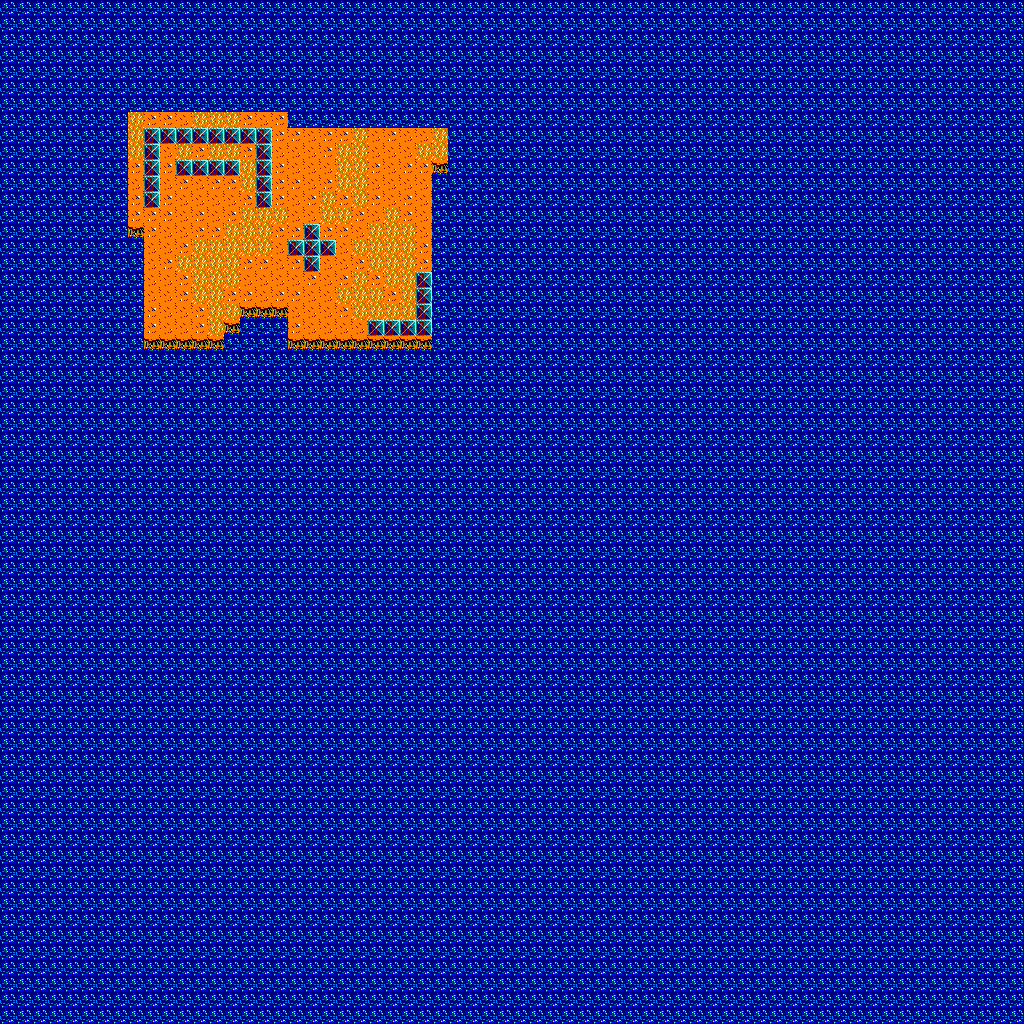

Rendered tile map (Tiled .tmx) drawn with the repository's tilesets; below, a short description and the map source with its tile grids summarised:
An orthogonal 64x64 tile map with 16x16 px tiles, 1 tile layer (Tile Layer 1), 1 hidden layer not drawn.

<map version="1.8" tiledversion="1.8.4" orientation="orthogonal" renderorder="right-down" width="64" height="64" tilewidth="16" tileheight="16" infinite="0" backgroundcolor="#000000" nextlayerid="3" nextobjectid="1">
 <editorsettings>
  <export target="map1.csv" format="csv" />
 </editorsettings>
 <tileset firstgid="1" source="sdltest.tsx" />
 <layer id="1" name="Tile Layer 1" width="64" height="64">
  <data>[4096 cells, 4096 non-empty, 6 distinct tile ids]</data>
 </layer>
 <layer id="2" name="Tile Layer 2" width="64" height="64" visible="0">
  <data>[4096 cells, 4096 non-empty, 8 distinct tile ids]</data>
 </layer>
</map>
